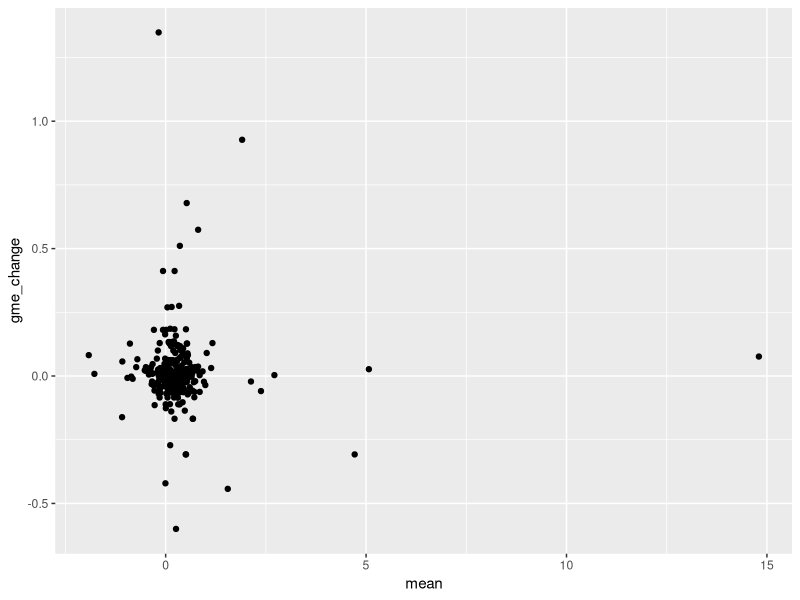

Here is the R script that generated this plot:
#----Librarys
library(tidyverse)


#---- group all data


gme_sap = read_csv(file = "Data/Stock_Data.csv")
sentiment = read_csv(file = "Data/sentiment_frame_no_lag.csv")
sentiment = sentiment %>% select(-Date)
sentiment = sentiment[,-1]

full_data = inner_join(gme_sap, sentiment, by = c ("Date" = "day_to_pred"))

full_data = full_data %>% select(-c(Close.x, lag, Close.y, lag1, lag2,lag3))


#---- Regression
lm_reg = lm(formula = gme_change~mean +sum_com + mean*sum_com, data = full_data)

lm_reg_controlls = lm(formula = gme_change~mean +sum_com + mean*sum_com + sp_change  +lag(sp_change,1) + lag(sp_change, 2) + lag(sp_change, 3), 
            data = full_data)

summary(lm_reg_controlls)

ggplot(data = full_data) + geom_point(mapping = aes(x=mean, y = gme_change))
